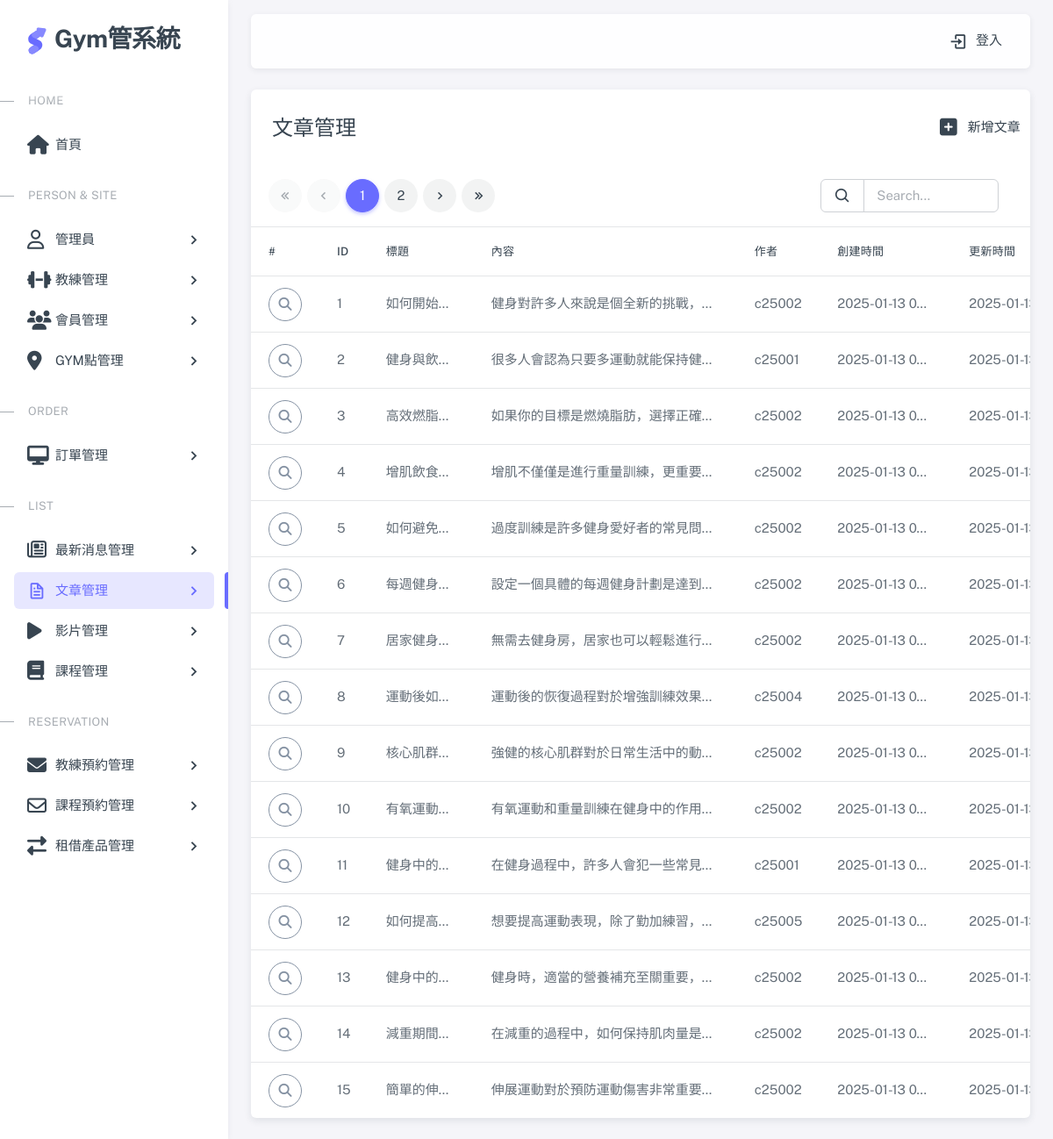
Page /pages/article.php on the committed database.
### tables this page shows
CREATE TABLE articles (
    article_id INTEGER PRIMARY KEY auto_increment,
    title VARCHAR(255),
    content TEXT,
    author_id VARCHAR(50),
    uploadStatus INTEGER,
    created_at TIMESTAMP DEFAULT CURRENT_TIMESTAMP,
    updated_at TIMESTAMP DEFAULT CURRENT_TIMESTAMP
);

### pages/article.php (the view, shortened to what this page needs)
<?php require __DIR__ . '/includes/init.php';?>
<?php
$perPage = 15;
$page = isset($_GET['page']) ? intval($_GET['page']) : 1;
$where =" WHERE 1 ";
$t_sql = "SELECT count(*) FROM articles $where";
$totalRows = $pdo->query($t_sql)->fetch(PDO::FETCH_NUM)[0];
if($totalRows>0){
  $sql = sprintf("SELECT * FROM `articles` %s
  LIMIT %s, %s", $where,
  ($page -1) * $perPage,
  $perPage);
  $rows = $pdo->query($sql)->fetchAll();
}
$totalPages = ceil($totalRows/$perPage);
?>
<?php include __DIR__ . '/includes/html-header.php'; ?>
<?php include __DIR__ . '/includes/html-sidebar.php'; ?>
<?php include __DIR__ . '/includes/html-layout-navbar.php'; ?>
<?php include __DIR__ . '/includes/html-content wrapper-start.php'; ?>
<div class="card">
  <div class="row">
    <div class="col-10">
      <h4 class="card-header">文章管理</h4>
    </div>
    <div class="col-2 card-header d-flex align-items-center justify-content-center">
      <a href="article-add.php" class="nav-link">
        <span class="d-none d-sm-block">
        <i class="fa-solid fa-square-plus fa-xl mx-3"></i>新增文章</span>
      </a>
    </div>
  </div>
  <div class="row">
      <div class="col-lg-8 mx-5 ">
        <div class="demo-inline-spacing">
          <nav aria-label="Page navigation ">
            <ul class="pagination">
              <li class="page-item first" <?=$page==1?'disabled':''?> >
                <a class="page-link" href="?page=1"><i class="tf-icon bx bx-chevrons-left bx-sm"></i></a>
              </li>
              <li class="page-item prev <?=$page==1?'disabled':''?>">
                <a class="page-link" href="?page=<?=$page-1?>">
                  <i class="tf-icon bx bx-chevron-left bx-sm"></i>
                </a>
              </li>
              <?php for($i = 1; $i <= $totalPages; $i++):
                  $qs = array_filter($_GET);
                  $qs['page']= $i ?>
                <li class="page-item <?=$page == $i?'active':''?> ">
                  <a class="page-link" href="?<?=http_build_query($qs)?>"><?=$i?></a>
                </li>
              <?php endfor;?>
              <li class="page-item next <?=$page==$totalPages?'disabled':''?>" >
                <a class="page-link" href="?page=<?=$page+1?>"><i class="tf-icon bx bx-chevron-right bx-sm"></i></a>
              </li>
              <li class="page-item last" <?=$page==$totalPages?'disabled':''?>>
                <a class="page-link" href="?page=<?=$totalPages?>"><i class="tf-icon bx bx-chevrons-right bx-sm"></i></a>
              </li>
            </ul>
          </nav>
        </div>
      </div>
      <div class="col-lg-3 me-5  d-flex align-items-center justify-content-end">
        <form class="d-flex  ">
            <div class="input-group">
                  <button class="input-group-text">
                    <i class="tf-icons bx bx-search"></i>
                  </button>
              <input type="search" class="form-control" placeholder="Search..." name="keyword" value="<?=empty($_GET['keyword'])?'':htmlentities($_GET['keyword'])?>">
            </div>
        </form>
      </div>
    </div>
  <div class="table-responsive text-nowrap">
    <table class="table table-hover">
      <thead>
        <tr>
          <th>#</th>
          <th>ID</th>
          <th>標題</th>
          <th>內容</th>
          <th>作者</th>
          <th>創建時間</th>
          <th>更新時間</th>
        </tr>
      </thead>
      <tbody class="table-border-bottom-0">
        <?php foreach($rows as $v):?>
        <tr>
          <td><button type="button" class="btn rounded-pill btn-icon btn-outline-secondary" data-bs-toggle="modal"  data-bs-target="#exLargeModal"  data-article-id="<?=$v['article_id']?>" id="viewBtn">
            <i class="fa-solid fa-magnifying-glass"></i>
          </button></td>
          <td title="<?=$v['article_id']?>"><?=$v['article_id']?></td>
          <td style="max-width: 120px" title="<?=$v['title']?>"><?=$v['title']?></td>
          <td style="max-width: 300px" title="<?=htmlentities($v['content'])?>">
            <?=htmlentities($v['content'])?></td>
          <td title="<?=$v['author_id']?>"><?=$v['author_id']?></td>
          <td style="max-width: 150px" title="<?=$v['created_at']?>"><?=$v['created_at']?></td>
          <td style="max-width: 150px" title="<?=$v['updated_at']?>"><?=$v['updated_at']?></td>
        </tr>
        <?php endforeach;?>
      </tbody>
    </table>
  </div>
</div>
        </div>
<?php include __DIR__ . '/includes/html-content wrapper-end.php'; ?>
<?php include __DIR__ . '/includes/html-footer.php'; ?>

### assets/css/demo.css (style rules this page uses)
.demo-inline-spacing > * { margin: 1rem 0.375rem 0 0 !important; }

### pages/article.php (style rules this page uses)
td { overflow: hidden; text-overflow: ellipsis; white-space: nowrap; }

### rows in the picture
articles: article_id "1", title "如何開始…", content "健身對許多人來說是個全新的挑戰，…", author "c25002", created_at "2025-01-13 0…", updated_at "2025-01-13 0…"
articles: article_id "2", title "健身與飲…", content "很多人會認為只要多運動就能保持健…", author "c25001", created_at "2025-01-13 0…", updated_at "2025-01-13 0…"
articles: article_id "3", title "高效燃脂…", content "如果你的目標是燃燒脂肪，選擇正確…", author "c25002", created_at "2025-01-13 0…", updated_at "2025-01-13 0…"
articles: article_id "4", title "增肌飲食…", content "增肌不僅僅是進行重量訓練，更重要…", author "c25002", created_at "2025-01-13 0…", updated_at "2025-01-13 0…"
articles: article_id "5", title "如何避免…", content "過度訓練是許多健身愛好者的常見問…", author "c25002", created_at "2025-01-13 0…", updated_at "2025-01-13 0…"
articles: article_id "6", title "每週健身…", content "設定一個具體的每週健身計劃是達到…", author "c25002", created_at "2025-01-13 0…", updated_at "2025-01-13 0…"
articles: article_id "7", title "居家健身…", content "無需去健身房，居家也可以輕鬆進行…", author "c25002", created_at "2025-01-13 0…", updated_at "2025-01-13 0…"
articles: article_id "8", title "運動後如…", content "運動後的恢復過程對於增強訓練效果…", author "c25004", created_at "2025-01-13 0…", updated_at "2025-01-13 0…"
articles: article_id "9", title "核心肌群…", content "強健的核心肌群對於日常生活中的動…", author "c25002", created_at "2025-01-13 0…", updated_at "2025-01-13 0…"
articles: article_id "10", title "有氧運動…", content "有氧運動和重量訓練在健身中的作用…", author "c25002", created_at "2025-01-13 0…", updated_at "2025-01-13 0…"
articles: article_id "11", title "健身中的…", content "在健身過程中，許多人會犯一些常見…", author "c25001", created_at "2025-01-13 0…", updated_at "2025-01-13 0…"
articles: article_id "12", title "如何提高…", content "想要提高運動表現，除了勤加練習，…", author "c25005", created_at "2025-01-13 0…", updated_at "2025-01-13 0…"
articles: article_id "13", title "健身中的…", content "健身時，適當的營養補充至關重要，…", author "c25002", created_at "2025-01-13 0…", updated_at "2025-01-13 0…"
articles: article_id "14", title "減重期間…", content "在減重的過程中，如何保持肌肉量是…", author "c25002", created_at "2025-01-13 0…", updated_at "2025-01-13 0…"
articles: article_id "15", title "簡單的伸…", content "伸展運動對於預防運動傷害非常重要…", author "c25002", created_at "2025-01-13 0…", updated_at "2025-01-13 0…"
